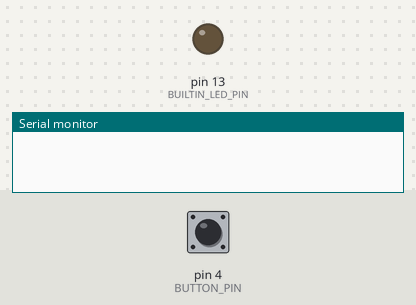
The sketch below on a simulated Arduino Uno, built with avr-gcc and run on an emulated ATmega328P. On the bench: output pins drawn as LEDs (lit = HIGH), the last lines printed to the serial monitor. Dashed ring = blinking. The test bench sets the inputs (shaded band); at power-on: pin 4 (BUTTON_PIN) LOW. Random numbers use the default seed unless the sketch sets one.

Above: at 1.2 s.
1.3 s: pin 4 (BUTTON_PIN) pulled HIGH for 0.15 s
At 1.9 s:
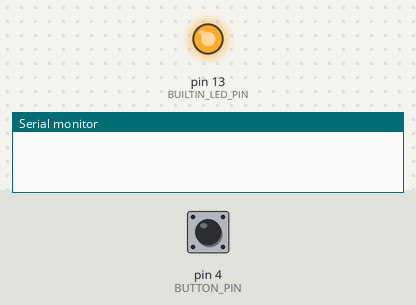
2.9 s: pin 4 (BUTTON_PIN) pulled HIGH for 1 s
At 3.13 s:
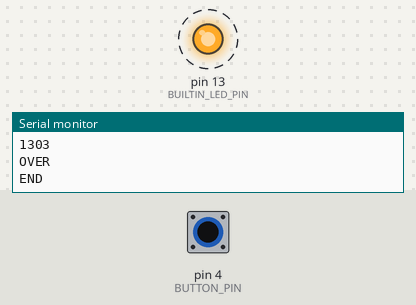
Timing chart, 0 to 11.9 s (numbered marks = the images above; inputs shaded):
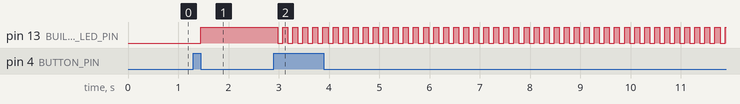

Measured:
- after the input at 1.3 s, pin 13 (BUILTIN_LED_PIN): LOW → HIGH after 0.15 s
- after the input at 2.9 s, pin 13 (BUILTIN_LED_PIN): alternates HIGH for 0.10 s and LOW for 0.10 s, starting after 0.08 s

The sketch:

practical_tx_v2.ino
```cpp
const int BUTTON_PIN = 4;
const int BUILTIN_LED_PIN = 13;

const int data_size = 50;
unsigned int strain[data_size];
unsigned int valve[data_size];

unsigned long time_start;
unsigned long time_now;
unsigned long time[data_size];

bool process_started = false;
bool process_finished = false;
int last_index;

void setup() {
  Serial.begin(57600);

  // Initalizing button related pins
  pinMode(BUILTIN_LED_PIN, OUTPUT);
  pinMode(BUTTON_PIN, INPUT);

  digitalWrite(BUILTIN_LED_PIN, LOW);
}

void loop() {
  while (process_finished == true) {
    digitalWrite(BUILTIN_LED_PIN, LOW);
    delay(100);
    digitalWrite(BUILTIN_LED_PIN, HIGH);
    delay(100);
   }

  if (process_started == false) {  // Button must be pushed for the system to start
    while (digitalRead(BUTTON_PIN) == LOW) { }
      while (digitalRead(BUTTON_PIN) == HIGH) { }
      process_started = true;
      digitalWrite(BUILTIN_LED_PIN, HIGH);
      time_start = millis();
  }

  last_index = 0;
  for (int i = 0; i < data_size; i++) {
    time[i] = millis() - time_start;
    delay(100); // Simulated delays in code that controls system (manual or automatic) and the sensor delay
    strain[i] = random(0,1000);
    valve[i] = random(0,255);

    // This serves somewhat as an interupt which ceases data collection at the current point and begins transmission followed by cleanup
    last_index = i;
    if (digitalRead(BUTTON_PIN) == HIGH) {break;}
  }

  //Serial.println("Time Before Transmission");
  //Serial.println(millis());
  Serial.println("SD");
  for (int i = 0; i < last_index; i++) {
    Serial.println(strain[i]);
  }
  Serial.println("VD");
  for (int i = 0; i < last_index; i++) {
    Serial.println(valve[i]);
  }
  Serial.println("TD");
  for (int i = 0; i < last_index; i++) {
    Serial.println(time[i]);
  }
  //Serial.println("Time After Transmission");
  //Serial.println(millis());

  if (digitalRead(BUTTON_PIN) == HIGH) {  // Must hold the button down so that the system wraps up what it is doing and stops
    process_finished = true;
    Serial.println("OVER");
    digitalWrite(BUILTIN_LED_PIN, LOW);
    // Make sure to add the final states the system should take such as the water pump motor being given 0 voltage
  }

  Serial.println("END");
}
```
